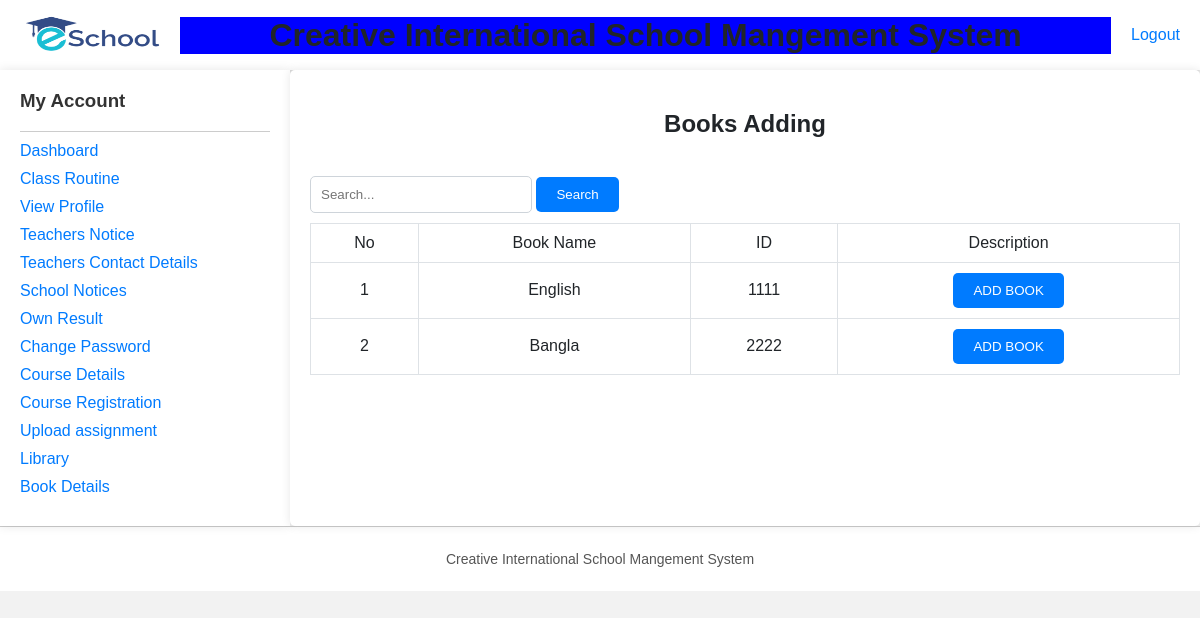
The page /School-management-system-main/School-management-system-main/student/view/library.php (signed in) on the database its author committed.
### tables this page shows
CREATE TABLE `books` (
  `No` int(255) NOT NULL,
  `Book_name` varchar(255) NOT NULL,
  `ID` varchar(255) NOT NULL,
  `Description` varchar(255) NOT NULL
);

### School-management-system-main/School-management-system-main/student/model/DatabaseConnection.php (called while the page is built, shortened)
<?php
	function getAllbooks(){
		$conn = getConnection();
		$sql = "select * from books";
		$result = mysqli_query($conn, $sql);
		$user=[];
		while($row = mysqli_fetch_assoc($result))
		{
			array_push($user, $row);
		}
		return $user;
	}
?>

### School-management-system-main/School-management-system-main/student/view/library.php (the view, shortened to what this page needs)
<?php
require_once('../model/DatabaseConnection.php');
$booksList=getAllbooks();
include('header.php');
?>
 <!DOCTYPE html>
<html lang="en" dir="ltr">
<head>
</head>
<body>
  <div class="container">
    <?php include('sideBar.php'); ?>
    <div class="main-content">
      <center><h2>Books Adding</h2></center>
      <div id="myh1" class="">
        <br>
          <input type="text" name="search" id="search" placeholder="Search...">
          <input type="button" value="Search" onclick="searchBook()">
        <table border = 1 width='100%' cellspacing = 0 id = "result">
          <?php
            echo "<tr align = 'center'>
                      <td>No</td>
                      <td>Book Name</td>
                      <td>ID</td>
                      <td>Description</td>
                  </tr>";
            for($i = 0; $i<count($booksList); $i++){
              echo "<tr align = 'center'>
                      <td>{$booksList[$i]['No']}</td>
                      <td>{$booksList[$i]['Book_name']}</td>
                      <td>{$booksList[$i]['ID']}</td>
                      <td><input type='button' class='registration_check{$i}' onclick=\"bookAddCancel('{$booksList[$i]['No']}', 'registration_check{$i}')\" value='ADD BOOK'/></td>
                    </tr>
                    <script>ifAddedBook('{$booksList[$i]['No']}', 'registration_check{$i}')</script>";
            }
            ?>
          </table>
      </div>
    </div>
  </div>
  <?php include('footer.php'); ?>
</body>
</html>

### School-management-system-main/School-management-system-main/student/view/header.php (style rules this page uses)
body { font-family: Arial, sans-serif; margin: 0; padding: 0; background-color: #f2f2f2; }

### School-management-system-main/School-management-system-main/student/view/library.php (style rules this page uses)
body { font-family: Arial, sans-serif; margin: 0; padding: 0; background-color: #f8f9fa; color: #212529; }
.container { display: flex; }
.main-content { flex-grow: 1; padding: 20px; background-color: #fff; box-shadow: 0 0 10px rgba(0, 0, 0, 0.1); border-radius: 5px; }
table { width: 100%; border-collapse: collapse; }
th, td { padding: 10px; border: 1px solid #dee2e6; }
input[type="text"] { width: 200px; padding: 10px; margin-bottom: 10px; border: 1px solid #ced4da; border-radius: 5px; }
input[type="button"] { padding: 10px 20px; background-color: #007bff; color: #fff; border: none; border-radius: 5px; cursor: pointer; }

### School-management-system-main/School-management-system-main/student/view/sideBar.php (style rules this page uses)
body { font-family: Arial, sans-serif; margin: 0; padding: 0; background-color: #f2f2f2; }

### School-management-system-main/School-management-system-main/student/view/footer.php (style rules this page uses)
body { font-family: Arial, sans-serif; margin: 0; padding: 0; background-color: #f2f2f2; }

### rows shown on the page
books: No "1", Book_name "English", ID "1111"
books: No "2", Book_name "Bangla", ID "2222"
